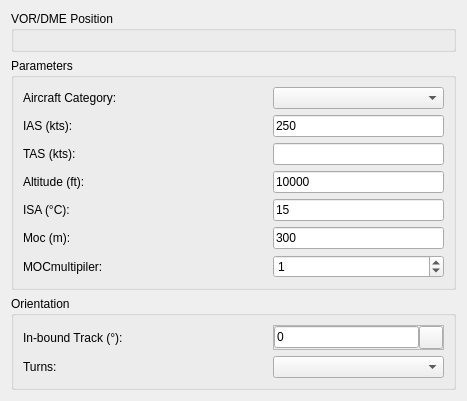
<?xml version="1.0" encoding="UTF-8"?>
<ui version="4.0">
 <class>Form</class>
 <widget class="QWidget" name="Form">
  <property name="geometry">
   <rect>
    <x>0</x>
    <y>0</y>
    <width>467</width>
    <height>365</height>
   </rect>
  </property>
  <property name="sizePolicy">
   <sizepolicy hsizetype="Preferred" vsizetype="Ignored">
    <horstretch>0</horstretch>
    <verstretch>0</verstretch>
   </sizepolicy>
  </property>
  <property name="font">
   <font>
    <family>Arial</family>
    <weight>50</weight>
    <bold>false</bold>
   </font>
  </property>
  <property name="windowTitle">
   <string>Form</string>
  </property>
  <layout class="QVBoxLayout" name="verticalLayout">
   <item>
    <widget class="QGroupBox" name="gbVorDmePosition">
     <property name="title">
      <string>VOR/DME Position</string>
     </property>
     <layout class="QVBoxLayout" name="vl_VorDmePosition"/>
    </widget>
   </item>
   <item>
    <widget class="QGroupBox" name="gbParameters">
     <property name="font">
      <font>
       <family>Arial</family>
       <weight>50</weight>
       <bold>false</bold>
      </font>
     </property>
     <property name="title">
      <string>Parameters</string>
     </property>
     <layout class="QVBoxLayout" name="vl_gbParameters">
      <item>
       <widget class="QFrame" name="frameAircraftCategory">
        <property name="frameShape">
         <enum>QFrame::NoFrame</enum>
        </property>
        <property name="frameShadow">
         <enum>QFrame::Raised</enum>
        </property>
        <layout class="QHBoxLayout" name="horizontalLayout_61">
         <property name="spacing">
          <number>0</number>
         </property>
         <property name="margin">
          <number>0</number>
         </property>
         <item>
          <widget class="QLabel" name="label_69">
           <property name="minimumSize">
            <size>
             <width>250</width>
             <height>0</height>
            </size>
           </property>
           <property name="font">
            <font>
             <weight>50</weight>
             <bold>false</bold>
            </font>
           </property>
           <property name="text">
            <string>Aircraft Category:</string>
           </property>
          </widget>
         </item>
         <item>
          <widget class="QComboBox" name="cmbAircraftCategory">
           <property name="sizePolicy">
            <sizepolicy hsizetype="Expanding" vsizetype="Fixed">
             <horstretch>0</horstretch>
             <verstretch>0</verstretch>
            </sizepolicy>
           </property>
           <property name="font">
            <font>
             <weight>50</weight>
             <bold>false</bold>
            </font>
           </property>
          </widget>
         </item>
        </layout>
       </widget>
      </item>
      <item>
       <widget class="QFrame" name="frameIas">
        <property name="frameShape">
         <enum>QFrame::NoFrame</enum>
        </property>
        <property name="frameShadow">
         <enum>QFrame::Raised</enum>
        </property>
        <layout class="QHBoxLayout" name="horizontalLayout_60">
         <property name="spacing">
          <number>0</number>
         </property>
         <property name="margin">
          <number>0</number>
         </property>
         <item>
          <widget class="QLabel" name="label_68">
           <property name="minimumSize">
            <size>
             <width>250</width>
             <height>0</height>
            </size>
           </property>
           <property name="font">
            <font>
             <weight>50</weight>
             <bold>false</bold>
            </font>
           </property>
           <property name="text">
            <string>IAS (kts):</string>
           </property>
          </widget>
         </item>
         <item>
          <widget class="QLineEdit" name="txtIas">
           <property name="font">
            <font>
             <weight>50</weight>
             <bold>false</bold>
            </font>
           </property>
           <property name="text">
            <string>250</string>
           </property>
          </widget>
         </item>
        </layout>
       </widget>
      </item>
      <item>
       <widget class="QFrame" name="frameTas">
        <property name="frameShape">
         <enum>QFrame::NoFrame</enum>
        </property>
        <property name="frameShadow">
         <enum>QFrame::Raised</enum>
        </property>
        <layout class="QHBoxLayout" name="horizontalLayout_68">
         <property name="spacing">
          <number>0</number>
         </property>
         <property name="margin">
          <number>0</number>
         </property>
         <item>
          <widget class="QLabel" name="label_76">
           <property name="minimumSize">
            <size>
             <width>250</width>
             <height>0</height>
            </size>
           </property>
           <property name="font">
            <font>
             <weight>50</weight>
             <bold>false</bold>
            </font>
           </property>
           <property name="text">
            <string>TAS (kts):</string>
           </property>
          </widget>
         </item>
         <item>
          <widget class="QLineEdit" name="txtTas">
           <property name="font">
            <font>
             <weight>50</weight>
             <bold>false</bold>
            </font>
           </property>
           <property name="text">
            <string/>
           </property>
          </widget>
         </item>
        </layout>
       </widget>
      </item>
      <item>
       <widget class="QFrame" name="frameAltitude">
        <property name="frameShape">
         <enum>QFrame::NoFrame</enum>
        </property>
        <property name="frameShadow">
         <enum>QFrame::Raised</enum>
        </property>
        <layout class="QHBoxLayout" name="horizontalLayout_69">
         <property name="spacing">
          <number>0</number>
         </property>
         <property name="margin">
          <number>0</number>
         </property>
         <item>
          <widget class="QLabel" name="label_77">
           <property name="minimumSize">
            <size>
             <width>250</width>
             <height>0</height>
            </size>
           </property>
           <property name="font">
            <font>
             <weight>50</weight>
             <bold>false</bold>
            </font>
           </property>
           <property name="text">
            <string>Altitude (ft):</string>
           </property>
          </widget>
         </item>
         <item>
          <widget class="QLineEdit" name="txtAltitude">
           <property name="font">
            <font>
             <weight>50</weight>
             <bold>false</bold>
            </font>
           </property>
           <property name="text">
            <string>10000</string>
           </property>
          </widget>
         </item>
        </layout>
       </widget>
      </item>
      <item>
       <widget class="QFrame" name="frameIsa">
        <property name="frameShape">
         <enum>QFrame::NoFrame</enum>
        </property>
        <property name="frameShadow">
         <enum>QFrame::Raised</enum>
        </property>
        <layout class="QHBoxLayout" name="horizontalLayout_72">
         <property name="spacing">
          <number>0</number>
         </property>
         <property name="margin">
          <number>0</number>
         </property>
         <item>
          <widget class="QLabel" name="label_80">
           <property name="minimumSize">
            <size>
             <width>250</width>
             <height>0</height>
            </size>
           </property>
           <property name="font">
            <font>
             <weight>50</weight>
             <bold>false</bold>
            </font>
           </property>
           <property name="text">
            <string>ISA (°C):</string>
           </property>
          </widget>
         </item>
         <item>
          <widget class="QLineEdit" name="txtIsa">
           <property name="font">
            <font>
             <weight>50</weight>
             <bold>false</bold>
            </font>
           </property>
           <property name="text">
            <string>15</string>
           </property>
          </widget>
         </item>
        </layout>
       </widget>
      </item>
      <item>
       <widget class="QFrame" name="frameMoc">
        <property name="frameShape">
         <enum>QFrame::NoFrame</enum>
        </property>
        <property name="frameShadow">
         <enum>QFrame::Raised</enum>
        </property>
        <layout class="QHBoxLayout" name="horizontalLayout_74">
         <property name="spacing">
          <number>0</number>
         </property>
         <property name="margin">
          <number>0</number>
         </property>
         <item>
          <widget class="QLabel" name="label_82">
           <property name="minimumSize">
            <size>
             <width>250</width>
             <height>0</height>
            </size>
           </property>
           <property name="font">
            <font>
             <weight>50</weight>
             <bold>false</bold>
            </font>
           </property>
           <property name="text">
            <string>Moc (m):</string>
           </property>
          </widget>
         </item>
         <item>
          <widget class="QLineEdit" name="txtMoc">
           <property name="font">
            <font>
             <weight>50</weight>
             <bold>false</bold>
            </font>
           </property>
           <property name="text">
            <string>300</string>
           </property>
          </widget>
         </item>
        </layout>
       </widget>
      </item>
      <item>
       <widget class="QFrame" name="frameIas_2">
        <property name="frameShape">
         <enum>QFrame::NoFrame</enum>
        </property>
        <property name="frameShadow">
         <enum>QFrame::Raised</enum>
        </property>
        <layout class="QHBoxLayout" name="horizontalLayout_62">
         <property name="spacing">
          <number>0</number>
         </property>
         <property name="margin">
          <number>0</number>
         </property>
         <item>
          <widget class="QLabel" name="label_70">
           <property name="minimumSize">
            <size>
             <width>250</width>
             <height>0</height>
            </size>
           </property>
           <property name="font">
            <font>
             <weight>50</weight>
             <bold>false</bold>
            </font>
           </property>
           <property name="text">
            <string>MOCmultipiler:</string>
           </property>
          </widget>
         </item>
         <item>
          <widget class="QSpinBox" name="spinBoxMocmulipiler">
           <property name="value">
            <number>1</number>
           </property>
          </widget>
         </item>
        </layout>
       </widget>
      </item>
     </layout>
    </widget>
   </item>
   <item>
    <widget class="QGroupBox" name="gbOrientation">
     <property name="title">
      <string>Orientation</string>
     </property>
     <layout class="QVBoxLayout" name="vl_gbOrientation">
      <item>
       <widget class="QFrame" name="frameTrackRoot">
        <property name="frameShape">
         <enum>QFrame::NoFrame</enum>
        </property>
        <property name="frameShadow">
         <enum>QFrame::Raised</enum>
        </property>
        <layout class="QHBoxLayout" name="horizontalLayout_63">
         <property name="spacing">
          <number>0</number>
         </property>
         <property name="margin">
          <number>0</number>
         </property>
         <item>
          <widget class="QLabel" name="label_71">
           <property name="minimumSize">
            <size>
             <width>250</width>
             <height>0</height>
            </size>
           </property>
           <property name="font">
            <font>
             <weight>50</weight>
             <bold>false</bold>
            </font>
           </property>
           <property name="text">
            <string>In-bound Track (°):</string>
           </property>
          </widget>
         </item>
         <item>
          <widget class="QFrame" name="frameTrack">
           <property name="frameShape">
            <enum>QFrame::StyledPanel</enum>
           </property>
           <property name="frameShadow">
            <enum>QFrame::Raised</enum>
           </property>
           <layout class="QHBoxLayout" name="horizontalLayout_10">
            <property name="spacing">
             <number>0</number>
            </property>
            <property name="margin">
             <number>0</number>
            </property>
            <item>
             <widget class="QLineEdit" name="txtTrack">
              <property name="enabled">
               <bool>true</bool>
              </property>
              <property name="font">
               <font>
                <weight>50</weight>
                <bold>false</bold>
               </font>
              </property>
              <property name="text">
               <string>0</string>
              </property>
             </widget>
            </item>
            <item>
             <widget class="QToolButton" name="btnCaptureTrack">
              <property name="text">
               <string/>
              </property>
              <property name="icon">
               <iconset>
                <normaloff>:/gnss_item/coordinate_capture.png</normaloff>:/gnss_item/coordinate_capture.png</iconset>
              </property>
             </widget>
            </item>
           </layout>
          </widget>
         </item>
        </layout>
       </widget>
      </item>
      <item>
       <widget class="QFrame" name="frameOrientation">
        <property name="frameShape">
         <enum>QFrame::NoFrame</enum>
        </property>
        <property name="frameShadow">
         <enum>QFrame::Raised</enum>
        </property>
        <layout class="QHBoxLayout" name="horizontalLayout_67">
         <property name="spacing">
          <number>0</number>
         </property>
         <property name="margin">
          <number>0</number>
         </property>
         <item>
          <widget class="QLabel" name="label_75">
           <property name="minimumSize">
            <size>
             <width>250</width>
             <height>0</height>
            </size>
           </property>
           <property name="font">
            <font>
             <weight>50</weight>
             <bold>false</bold>
            </font>
           </property>
           <property name="text">
            <string>Turns:</string>
           </property>
          </widget>
         </item>
         <item>
          <widget class="QComboBox" name="cmbOrientation">
           <property name="sizePolicy">
            <sizepolicy hsizetype="Expanding" vsizetype="Fixed">
             <horstretch>0</horstretch>
             <verstretch>0</verstretch>
            </sizepolicy>
           </property>
           <property name="font">
            <font>
             <weight>50</weight>
             <bold>false</bold>
            </font>
           </property>
           <property name="contextMenuPolicy">
            <enum>Qt::NoContextMenu</enum>
           </property>
          </widget>
         </item>
        </layout>
       </widget>
      </item>
     </layout>
    </widget>
   </item>
  </layout>
 </widget>
 <resources/>
 <connections/>
</ui>
